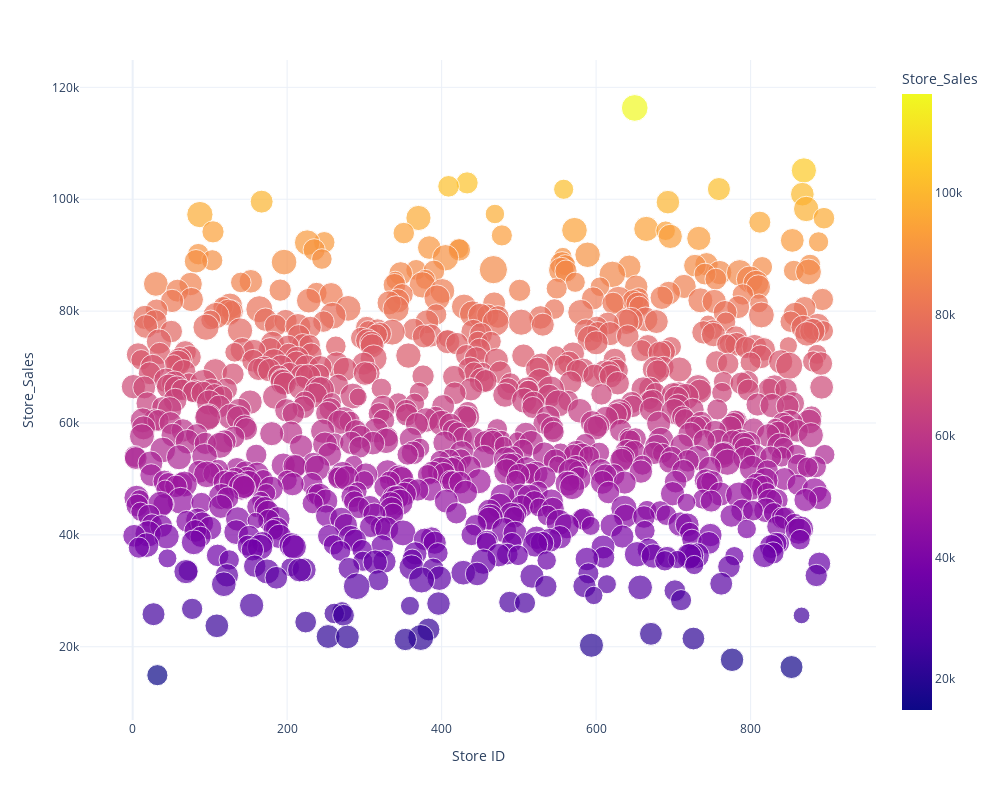

Source (notebook cell):
### Code cell
px.scatter(stores, x = stores.index, y=stores['Store_Sales'], template='plotly_white', color='Store_Sales', size='Store_Area', hover_data=stores.columns, width=1000, height=800)

### Figure 1 — Plotly figure (JSON) as saved in the notebook; plotly's stock layout.template omitted (floating-point values rounded to 4 significant figures; data arrays with more than 128 entries replaced by an {"elided": "..."} marker saying what was removed)
{"data": [{"customdata": {"elided": "896x7 float values"}, "hovertemplate": "Store ID =%{x}<br>Store_Sales=%{marker.color}<br>Store_Area=%{customdata[0]}<br>Items_Available=%{customdata[1]}<br>Daily_Customer_Count=%{customdata[2]}<br>Sales_Rank=%{customdata[3]}<br>Store_Area_Rank=%{customdata[4]}<br>Items_Available_Rank=%{customdata[5]}<br>Daily_Customer_Count_Rank=%{customdata[6]}<extra></extra>", "legendgroup": "", "marker": {"color": {"elided": "896 int values"}, "coloraxis": "coloraxis", "size": {"elided": "896 int values"}, "sizemode": "area", "sizeref": 5.572, "symbol": "circle"}, "mode": "markers", "name": "", "orientation": "v", "showlegend": false, "type": "scatter", "x": {"elided": "896 int values"}, "xaxis": "x", "y": {"elided": "896 int values"}, "yaxis": "y"}], "layout": {"coloraxis": {"colorbar": {"title": {"text": "Store_Sales"}}, "colorscale": [[0, "#0d0887"], [0.1111, "#46039f"], [0.2222, "#7201a8"], [0.3333, "#9c179e"], [0.4444, "#bd3786"], [0.5556, "#d8576b"], [0.6667, "#ed7953"], [0.7778, "#fb9f3a"], [0.8889, "#fdca26"], [1, "#f0f921"]]}, "height": 800, "legend": {"itemsizing": "constant", "tracegroupgap": 0}, "margin": {"t": 60}, "width": 1000, "xaxis": {"anchor": "y", "domain": [0, 1], "title": {"text": "Store ID "}}, "yaxis": {"anchor": "x", "domain": [0, 1], "title": {"text": "Store_Sales"}}}}
